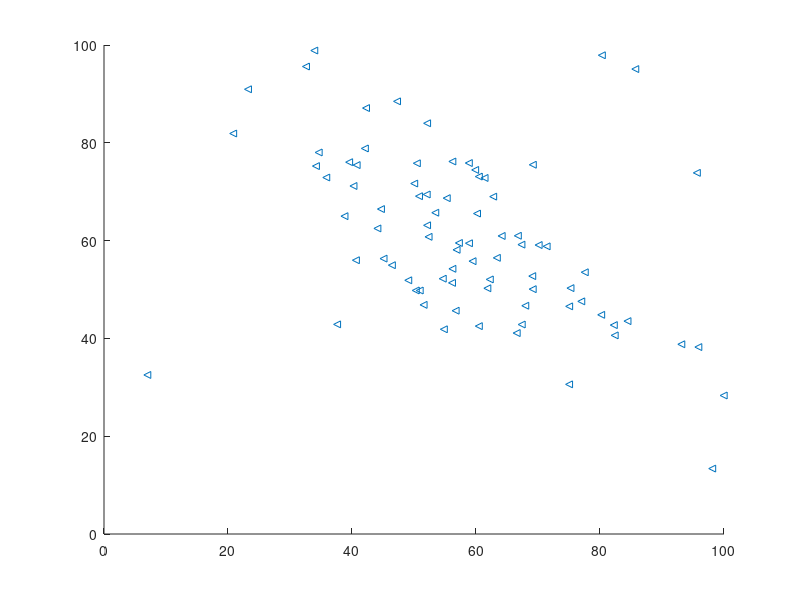

MATLAB code to generate this figure: (Note: this script raises an error after producing the figure.)
close all; clear; clc;


path(pwd, path);
path('/home/phil/local/matlab', path);
% 5.1.2

% div = 20;
% 
% z = [0 0];
% grid = zeros(101);
% x = [(0:100) - 50; zeros(1, 101)];
% x = x/div;
% 
% sigma = [0.1 0.2 0.5 1 1.5 2];
% 
% h1 = figure
% for k = 1:size(sigma,2)
%     
%     for i=1:101
%         x(2, :) = (i*ones(1, 101) - 51)/div;
%         grid(i, :) = gaussian_kernel(x, z, sigma(k));
%     end
% 
%     ax = (-50:50)/div;
%     figure(h1)
%     subplot(2, 3, k)
%     imagesc(ax, ax, grid)
%     
%     title(['\sigma = ' num2str(sigma(k))])
%     
%     h2 = figure
%     surf(ax, ax, grid)
%     title(['\sigma = ' num2str(sigma(k))])
%     colorbar('location','southoutside')
%     
%     cd images;
%     saveas(h2, ['surf_' sprintf('%02d', sigma(k)*1/sigma(1)) '.pdf'], 'pdf')
%     cd ..;
%     close
% 
% 
% end



% 5.2.1

load('student-scores.mat');
% add libsvm matlab folder to path, cd to the appropriate folder
cd libsvm-3.12/matlab
LIBSVM = pwd;
cd ../..
path(LIBSVM, path);
colormap(hsv(3));

SVM = svmtrain(training(3,:)', training(1:2, :)', '-s 0 -t 0 -c 1');

SVs = SVM.SVs;
sv_coef = SVM.sv_coef;



scatter(SVs(:, 1), SVs(:, 2), 25, '<')

h = showBoundary(100, 100, SVM, '');

title('Decision boundary for linear soft margin SVM')
cd images
saveas(h, 'boundary_linear.pdf', 'pdf')
cd ..
close(h);

h = figure;
[predicted_label, accuracy, scc] = svmpredict(training(3,:)', training(1:2,:)', SVM);
scatter(training(1,:), training(2,:), 25, predicted_label)
hold;
scatter(training(1,:), training(2,:), 100, training(3,:), '<')
colormap(hsv(3))
title({'Prediction (circles) and labels (triangles) for training'; ['Classification rate:', num2str(accuracy(1))]})
cd images
saveas(h, '5_2_1_training.pdf', 'pdf')
cd ..


h = figure;
[predicted_label, accuracy, scc] = svmpredict(test(3,:)', test(1:2,:)', SVM);
scatter(test(1,:), test(2,:), 25, predicted_label)
hold;
scatter(test(1,:), test(2,:), 100, test(3,:), '<')
colormap(hsv(3))
title({'Prediction (circles) and labels (triangles) for test'; ['Classification rate: ' num2str(accuracy(1))]})
cd images
saveas(h, '5_2_1_test.pdf', 'pdf')
cd ..
close all

% 5.2.2

gamma = [0.005 0.01 0.02 0.1 0.5 1];
sigma = sqrt(2*gamma);

h1 = figure('Position',[100, 100, 700,900]);
h2 = figure('Position',[100, 100, 700,900]);
h3 = zeros(1, 6);

cd images



for k=1:size(gamma, 2);
    libsvm_options = ['-s 0 -t 2 -c 1 -g ' num2str(gamma(k))];
    SVM = svmtrain(training(3,:)', training(1:2, :)', libsvm_options);

    SVs = SVM.SVs;
    sv_coef = SVM.sv_coef;

    
    figure(h1);
    subplot(3, 2, k);
    [predicted_label, accuracy, scc] = svmpredict(training(3,:)', training(1:2,:)', SVM);
    scatter(training(1,:), training(2,:), 25, predicted_label)
    hold;
    scatter(training(1,:), training(2,:), 100, training(3,:), '<')
    title({['\gamma: ' num2str(gamma(k)) ', \sigma: ' num2str(sigma(k))]; ...
           ['Classification rate: ' num2str(accuracy(1))]})
    colormap(hsv(3))
    
    
    figure(h2);
    subplot(3, 2, k);
    [predicted_label, accuracy, scc] = svmpredict(test(3,:)', test(1:2,:)', SVM);
    scatter(test(1,:), test(2,:), 25, predicted_label)
    hold;
    scatter(test(1,:), test(2,:), 100, test(3,:), '<')
    title({['\gamma: ' num2str(gamma(k)) ', \sigma: ' num2str(sigma(k))]; ...
           ['Classification rate: ' num2str(accuracy(1))]})
    colormap(hsv(3))
    

    
    
    plottitle = ['\gamma: ' num2str(gamma(k)) ', \sigma: ' num2str(sigma(k))];
    h3(k) = showBoundary(100, 100, SVM, plottitle);
    
    
end

h3_bnd = figs2subplots(h3(:), [3 2]);
close(h3(:));
colormap(hsv(3));

% saveas(h1, 'training_gamma.pdf', 'pdf');
% saveas(h2, 'test_gamma.pdf', 'pdf');
% saveas(h3, 'boundary_gamma.pdf', 'pdf');


c = [0.2 0.5 1 2 3 100000];

h4 = figure('Position',[100, 100, 700,900]);
h5 = figure('Position',[100, 100, 700,900]);
h6 = zeros(1, 6);

for k=1:size(c, 2);
    libsvm_options = ['-s 0 -t 2 -c '  num2str(c(k)) ' -g 0.01'];
    SVM = svmtrain(training(3,:)', training(1:2, :)', libsvm_options);

    SVs = SVM.SVs;
    sv_coef = SVM.sv_coef;

    
    figure(h4);
    subplot(3, 2, k);
    [predicted_label, accuracy, scc] = svmpredict(training(3,:)', training(1:2,:)', SVM);
    scatter(training(1,:), training(2,:), 25, predicted_label)
    hold;
    scatter(training(1,:), training(2,:), 100, training(3,:), '<')
    title({['c: ' num2str(c(k))]; ...
           ['Classification rate: ' num2str(accuracy(1))]})
    colormap(hsv(3))
    
    
    figure(h5);
    subplot(3, 2, k);
    [predicted_label, accuracy, scc] = svmpredict(test(3,:)', test(1:2,:)', SVM);
    scatter(test(1,:), test(2,:), 25, predicted_label)
    hold;
    scatter(test(1,:), test(2,:), 100, test(3,:), '<')
    title({['c: ' num2str(c(k))]; ...
           ['Classification rate: ' num2str(accuracy(1))]})
    colormap(hsv(3))
    

    
    
    plottitle = ['C: ' num2str(c(k))];
    h6(k) = showBoundary(100, 100, SVM, plottitle);
    
    
end

h3_bnd = figs2subplots(h6(:), [3 2]);
colormap(hsv(3));
close(h6(:));

% saveas(h1, 'training_c.pdf', 'pdf');
% saveas(h2, 'test_c.pdf', 'pdf');
% saveas(h3, 'boundary_c.pdf', 'pdf');

cd ..

%close all


% 5.2.3

















